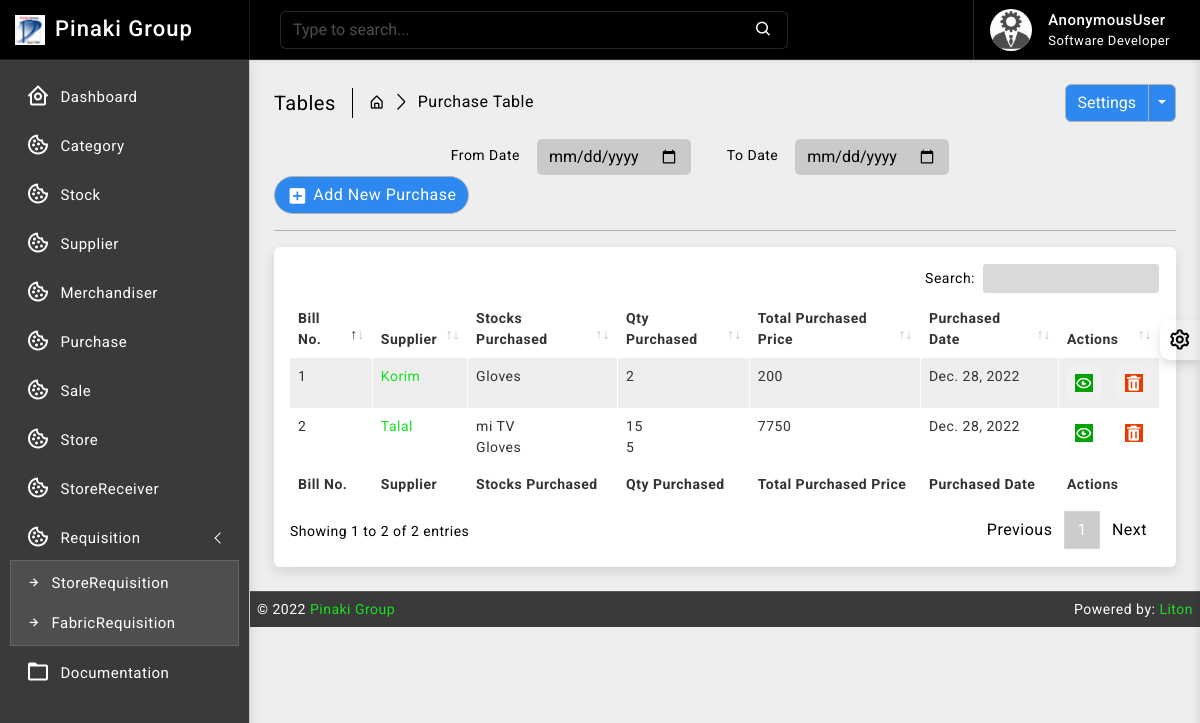
/purchase/, run on the app's committed database.
### purchase/models.py (models this page shows, shortened)
class PurchaseBill(models.Model):
    billno = models.AutoField(primary_key=True)
    time = models.DateTimeField(auto_now=True)
    supplier = models.ForeignKey(Supplier, on_delete = models.CASCADE, related_name='purchasesupplier')
    def get_items_list(self):
        return PurchaseItem.objects.filter(billno=self)
    def get_total_price(self):
        purchaseitems = PurchaseItem.objects.filter(billno=self)
        total = 0
        for item in purchaseitems:
            total = total + item.totalprice
        return total

class PurchaseItem(models.Model):
    billno = models.ForeignKey(PurchaseBill, on_delete = models.CASCADE, related_name='purchasebillno')
    stock = models.ForeignKey(Stock, on_delete = models.CASCADE, related_name='purchaseitem')
    quantity = models.IntegerField(default=1)
    unit_price = models.IntegerField(default=1)
    totalprice = models.IntegerField(default=1)

### supplier/models.py (models this page shows)
class Supplier(models.Model):
    id = models.AutoField(primary_key=True)
    name = models.CharField(max_length=150)
    phone = models.CharField(max_length=12, unique=True)
    address = models.CharField(max_length=200)
    email = models.EmailField(max_length=254, unique=True)
    is_deleted = models.BooleanField(default=False)
    def __str__(self):
        return self.name

### stock/models.py (models this page shows, shortened)
class Stock(models.Model):
    id = models.AutoField(primary_key=True)
    category = models.ForeignKey(Category, on_delete=models.CASCADE, blank=False)
    name = models.CharField(max_length=30, unique=True)
    quantity = models.IntegerField(default=1)
    is_deleted = models.BooleanField(default=False)

### purchase/views.py (the view)
# urls.py: path('', views.PurchaseView.as_view(), name='purchases_list'),
class PurchaseView(ListView):
    model = PurchaseBill
    template_name = 'purchase/read.html'
    context_object_name = 'bills'
    ordering = ['-time']

### templates/purchase/read.html (shortened to what this page needs)
{% extends 'base/base.html' %}
{% block body %}
{% load static %}
		<div class="page-wrapper">
			<div class="page-content">
				<div class="page-breadcrumb d-none d-sm-flex align-items-center mb-3">
					<div class="breadcrumb-title pe-3">Tables</div>
					<div class="ps-3">
						<nav aria-label="breadcrumb">
							<ol class="breadcrumb mb-0 p-0">
								<li class="breadcrumb-item"><a href="#"><i class="bx bx-home-alt"></i></a>
								</li>
								<li class="breadcrumb-item active" aria-current="page">Purchase Table</li>
							</ol>
						</nav>
					</div>
					<div class="ms-auto">
						<div class="btn-group">
							<button type="button" class="btn btn-light">Settings</button>
							<button type="button" class="btn btn-light dropdown-toggle dropdown-toggle-split" data-bs-toggle="dropdown">	<span class="visually-hidden">Toggle Dropdown</span>
							</button>
						</div>
					</div>
				</div>
				<div class="col-md-9">
					<form class="float-md-end" method="POST">
						<div class="row row-cols-md-auto g-lg-3">
							<label for="fromdate" class="col-md-2 col-form-label text-md-end">From Date</label>
							<div class="col-md-4">
								<input type="date" name= "fromdate" class="form-control" id="fromdate">
							</div>
							<label for="todate" class="col-md-2 col-form-label text-md-end">To Date</label>
							<div class="col-md-4">
								<input type="date" name= "todate" class="form-control" id="todate">
							</div>
						</div>
					</form>
				</div>
                <div class="ms-auto"><a href="{% url 'select_supplier' %}" class="btn btn-light radius-30 mt-2 mt-lg-0"><i class="bx bxs-plus-square"></i>Add New Purchase</a></div>
				<hr/>
				<div class="card">
					<div class="card-body">
						<div class="table-responsive">
							<table id="example2" class="table table-striped table-bordered">
								<thead>
									<tr>
										<th>Bill No.</th>
										<th>Supplier</th>
                                        <th>Stocks Purchased</th>
                                        <th>Qty Purchased</th>
                                        <th>Total Purchased Price</th>
                                        <th>Purchased Date</th>
										<th>Actions</th>
									</tr>
								</thead>
								<tbody>
									{% for data in bills %}
									<tr>
									   <td>{{ data.billno }}</td>
									   <td>
                                            {% if data.supplier.is_deleted %}
                                                {{ data.supplier }}<br>
                                            {% else %}
                                            <a href="#">{{ data.supplier }}</a> <br>
                                            {% endif %}
                                        </td>
                                       <td>
                                        {% for item in data.get_items_list %}
                                            {{ item.stock.name }} <br>
                                        {% endfor %}
                                       </td>
                                       <td>
                                        {% for item in data.get_items_list %}
                                            {{ item.quantity }} <br>
                                        {% endfor %}</td>
                                       <td>{{ data.get_total_price }}</td>
                                       <td>{{ data.time.date }}</td>
									   <td class="center">
										<div class="d-flex order-actions">
											<a class="" href="{% url 'purchase_bill' data.billno %}">
												<i class="fadeIn animated bx bx-show-alt"></i>
											</a>
											<a class="ms-3" href="{% url 'purchase_delete' data.billno %}" onclick="return confirm('Are you sure?');">
												<i class='bx bxs-trash'></i>
											</a>
										</div>
									   </td>
									</tr>
								 {% endfor %}
								</tbody>
								<tfoot>
									<tr>
										<th>Bill No.</th>
										<th>Supplier</th>
                                        <th>Stocks Purchased</th>
                                        <th>Qty Purchased</th>
                                        <th>Total Purchased Price</th>
                                        <th>Purchased Date</th>
										<th>Actions</th>
									</tr>
								</tfoot>
							</table>
						</div>
					</div>
				</div>
			</div>
		</div>
{% endblock body %}

### static/css/app.css (style rules this page uses)
body { font-size: 14px; letter-spacing: .5px; font-family: Roboto, sans-serif; overflow-x: hidden }
a { text-decoration: none }
.page-wrapper { height: 100%; margin-top: 60px; margin-bottom: 0px; margin-left: 250px }
.page-content { padding: 1.5rem 1.5rem 0 1.5rem }
.breadcrumb-title { font-size: 20px; border-right: 1.5px solid #000000; }
.page-breadcrumb .breadcrumb li.breadcrumb-item { font-size: 16px }
.page-breadcrumb .breadcrumb-item+.breadcrumb-item::before { display: inline-block; padding-right: .5rem; color: #000000; font-family: LineIcons; content: "\ea5c" }
.order-actions a { font-size: 18px; width: 34px; height: 34px; display: flex; align-items: center; justify-content: center; background: rgb(255 255 255 / 15%); border: 1px solid rgb(255 255 255 / 15%); text-align: center; border-radius: 20%; color: #ffffff }
.radius-30 { border-radius: 30px }
.btn i { vertical-align: middle; font-size: 1.3rem; margin-top: -1em; margin-bottom: -1em; margin-right: 5px }
input::placeholder { color: #fff!important; opacity: .3!important }
.bg-theme { background-size: 100% 100%; background-attachment: fixed; background-position: center; background-repeat: no-repeat; transition: background .2s; }
body.bg-theme2 { background-image: url(../images/bg-themes/2.png); }

### data on the page
PurchaseBill: billno "2", supplier "Talal", get_total_price "7750", time "Dec. 28, 2022"
PurchaseItem: stock.name "mi TV", quantity "15"
PurchaseItem: stock.name "Gloves", quantity "5"
PurchaseBill: billno "1", supplier "Korim", get_total_price "200", time "Dec. 28, 2022"
PurchaseItem: stock.name "Gloves", quantity "2"

### other printed values
{{ request.user }} "AnonymousUser"
